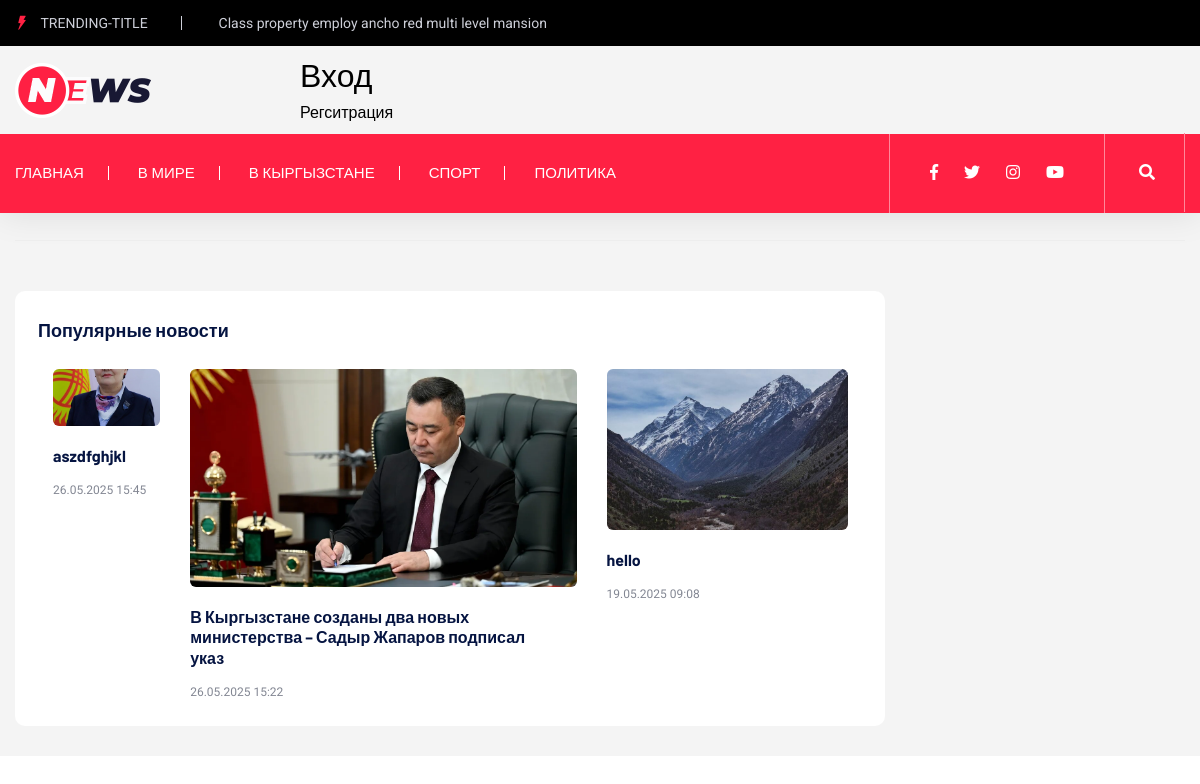
The page / on the database its author committed.
### main/models.py (models this page shows, shortened)
class Category(models.Model):
    name = models.CharField(max_length=100)
    slug = models.SlugField(unique=True, blank=True)

class News(models.Model):
    title = models.CharField(max_length=255, verbose_name='Заголовок')
    slug = models.SlugField(unique=True, blank=True, verbose_name='URL')
    content = models.TextField(max_length=1400, verbose_name='Контент')
    image = models.ImageField(upload_to='news/', blank=True, null=True, verbose_name='Изображение')
    published_date = models.DateTimeField(auto_now_add=True)
    category = models.ForeignKey(Category, on_delete=models.CASCADE)

### main/views.py (the view)
# urls.py: path('', views.index, name='index'),
def index(request):
    categories = Category.objects.all()
    latest_news = News.objects.filter(slug__isnull=False).exclude(slug='').order_by('-published_date')[:5]
    return render(request, 'main/index.html', {
        'categories': categories,
        'news_list': latest_news
    })

### main/templates/main/index.html (shortened to what this page needs)
{% extends 'main/base.html' %}
{% load static %}
{% block content %}
<main>
    <div class="trending-area fix pt-25 gray-bg">
        <div class="container">
            <div class="trending-main">
                <div class="row">
                    <div class="col-lg-8">
                        </div>
                    </div>
                    <div class="col-lg-4">
                    </div>
                </div>
            </div>
        </div>
    <div class="weekly2-news-area pt-50 pb-30 gray-bg">
        <div class="container">
            <div class="weekly2-wrapper">
                <div class="row">
                    <div class="col-lg-9">
                        <div class="slider-wrapper">
                            <div class="row">
                                <div class="col-lg-12">
                                    <div class="small-tittle mb-30">
                                        <h4>Популярные новости</h4>
                                    </div>
                                </div>
                            </div>
                            <div class="row">
                                <div class="col-lg-12">
                                    <div class="weekly2-news-active d-flex">
                                         {% for news in news_list %}
                                        <div class="weekly2-single">
                                            <div class="weekly2-img">
                                                {% if news.image %}
                                                <img src="{{ news.image.url }}" alt="{{ news.title }}">
                                                {% else %}
                                                  <img src="/static/images/default.jpg" alt="Без изображения">
                                                {% endif %}
                                            </div>
                                            <div class="weekly2-caption">
                                                {% if news.slug %}
                                                <h4><a href="{% url 'main:news_detail' slug=news.slug %}">{{ news.title }}</a></h4>
                                                {% else %}
                                                <h4>{{ news.title }} (нет ссылки)</h4>
                                                {% endif %}
                                               <p>{{ news.published_date|date:"d.m.Y H:i" }}</p>
                                            </div>
                                        </div>
                                        {% endfor %}
                                    </div>
                                </div>
                            </div>
                        </div>
                    </div>
                </div>
            </div>
        </div>
    </div>
</main>
{% endblock %}

### main/templates/main/base.html (shortened to what this page needs)
{% load static %}
<!doctype html>
<html class="no-js" lang="zxx">
<head>
    <link rel="stylesheet" href="{% static 'assets/css/bootstrap.min.css' %}">
    <link rel="stylesheet" href="{% static 'assets/css/owl.carousel.min.css' %}">
    <link rel="stylesheet" href="{% static 'assets/css/ticker-style.css' %}">
    <link rel="stylesheet" href="{% static 'assets/css/flaticon.css' %}">
    <link rel="stylesheet" href="{% static 'assets/css/slicknav.css' %}">
    <link rel="stylesheet" href="{% static 'assets/css/animate.min.css' %}">
    <link rel="stylesheet" href="{% static 'assets/css/magnific-popup.css' %}">
    <link rel="stylesheet" href="{% static 'assets/css/fontawesome-all.min.css' %}">
    <link rel="stylesheet" href="{% static 'assets/css/themify-icons.css' %}">
    <link rel="stylesheet" href="{% static 'assets/css/slick.css' %}">
    <link rel="stylesheet" href="{% static 'assets/css/nice-select.css' %}">
    <link rel="stylesheet" href="{% static 'assets/css/style.css' %}">
</head>
<body>
<header>
    <div class="header-area">
        <div class="main-header ">
            <div class="header-top black-bg d-none d-sm-block">
                <div class="container">
                    <div class="col-xl-12">
                        <div class="row d-flex justify-content-between align-items-center">
                            <div class="header-info-left">
                                <ul>
                                    <li class="title"><span class="flaticon-energy"></span> trending-title</li>
                                    <li>Class property employ ancho red multi level mansion</li>
                                </ul>
                            </div>
                        </div>
                    </div>
                </div>
            </div>
            <div class="header-mid gray-bg">
                <div class="container">
                    <div class="row d-flex align-items-center">
                        <div class="col-xl-3 col-lg-3 col-md-3 d-none d-md-block">
                            <div class="logo">
                                <a href="index.html"><img src="{% static 'assets/img/logo/logo.png' %}" alt=""></a>
                            </div>
                        </div>
                        <div class="auth-buttons">
                {% if user.is_authenticated %}
                    <h2><a style="color: black;"         href="{% url 'main:create_news' %}" class="add-button">Создать</h2>
                    </a>
                    <h2><a style="color: black;"  href="{% url 'user_app:logout' %}" class="logout-button">Выход</h2>
                    </a>
                {% else %}
                    <h2><a style="color: black;"  href="{% url 'user_app:login' %}" class="login-button">Вход</h2>
                    <a style="color: black;"   href="{% url 'user_app:register' %}" class="register-button">Регситрация</a></h2>
                {% endif %}
            </div>
                    </div>
                </div>
            </div>
            <div class="header-bottom header-sticky">
                <div class="container">
                    <div class="row align-items-center">
                        <div class="col-xl-8 col-lg-8 col-md-12 header-flex">
                            <div class="main-menu d-none d-md-block">
                                <nav>
                                    <ul >
                                        <li><a href="{% url 'main:index' %}">Главная</a></li>
                                        {% for cat in categories %}
                                        <li><a href="{% url 'main:category' cat.slug %}">{{ cat.name }}</a></li>
                                        {% endfor %}
                                    </ul>
                                </nav>
                            </div>
                        </div>
                        <div class="col-xl-4 col-lg-4 col-md-4">
                            <div class="header-right f-right d-none d-lg-block">
                                <ul class="header-social">
                                    <li><a href="https://www.fb.com/sai4ull"><i class="fab fa-facebook-f"></i></a></li>
                                    <li><a href="#"><i class="fab fa-twitter"></i></a></li>
                                    <li><a href="#"><i class="fab fa-instagram"></i></a></li>
                                    <li> <a href="#"><i class="fab fa-youtube"></i></a></li>
                                </ul>
                                <div class="nav-search search-switch">
                                    <i class="fa fa-search"></i>
                                </div>
                            </div>
                        </div>
                        <div class="col-12">
                        </div>
                    </div>
                </div>
            </div>
        </div>
    </div>
</header>
    <main>
        {% block content %}
        {% endblock %}
    </main>

### rows shown on the page
Category: name "В МИРЕ"
Category: name "В КЫРГЫЗСТАНЕ"
Category: name "СПОРТ"
Category: name "ПОЛИТИКА"
News: image (picture), title "aszdfghjkl", published_date "26.05.2025 15:45"
News: image (picture), title "В Кыргызстане созданы два новых министерства – Садыр Жапаров подписал указ", published_date "26.05.2025 15:22"
News: image (picture), title "hello", published_date "19.05.2025 09:08"
